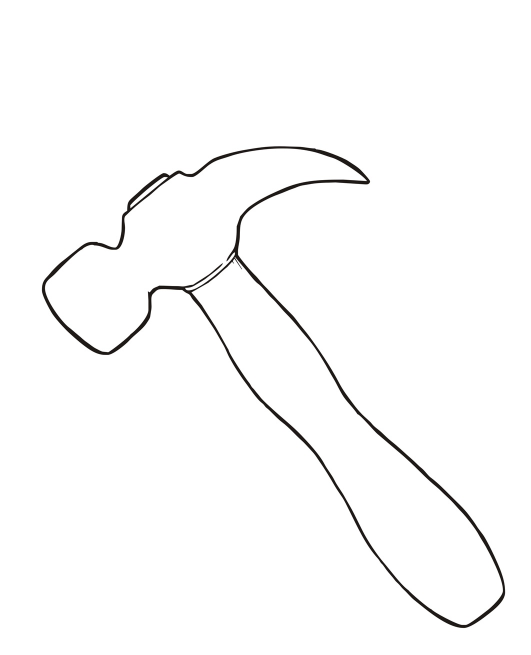
#> input picture assets/baker_2018_linedrawings/normal/hammer/hammer.jpg, 1061 x 1310 px (shown at 1/2 size)
$ python -i drawing_utils.py   (imports and definitions only)
#> lines starting #> are read from the running program, lines starting #| are printed output that depends on the picture; after the words box and inside, x2 and y2 are one past the last pixel; in counts of white or black regions, pixels touching at a corner belong together
import PIL
import cv2
import numpy as np
from PIL import Image, ImageDraw, ImageChops, ImageOps


class DrawStimuli:
    # [143 lines left out: functions __init__, create_canvas, circle, resize_up_down, not called in this run]


def get_mask_from_linedrawing(opencv_img, fill=True):
    """
    This function assumed the background of the linedrawing is white, and the stroke is black/grayscale.
    :param opencv_img:
    :return:
    """
#> called with fill = True
    mask = np.zeros_like(opencv_img)

    _, binary_linedrawing = cv2.threshold(opencv_img, 240, 255, cv2.THRESH_BINARY_INV)
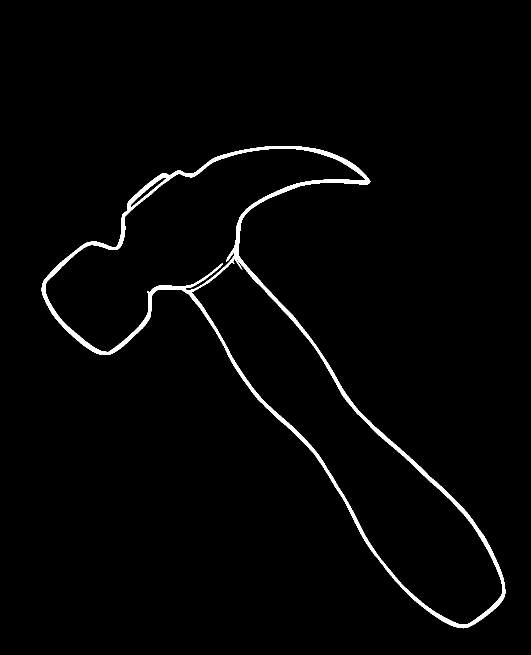
#> binary_linedrawing: shape (1310, 1061) (shown at 1/2 size); 1.9% white; 1 white region

    contours, _ = cv2.findContours(
        binary_linedrawing, cv2.RETR_EXTERNAL, cv2.CHAIN_APPROX_NONE
    )
#> contours = 1 contour; box (x1, y1, x2, y2) and area: (83, 292, 1011, 1257) 238263

    cv2.drawContours(mask, contours, -1, (255), thickness=cv2.FILLED if fill else 1)
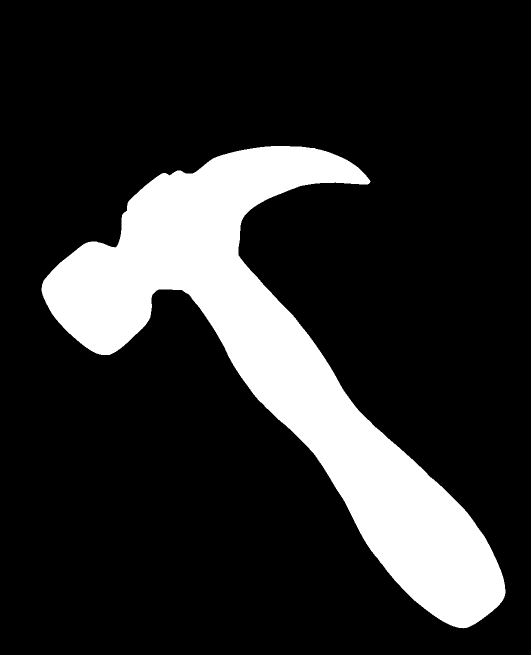
#> mask: shape (1310, 1061) (shown at 1/2 size); 17.2% white; 1 white region, box (x1, y1, x2, y2) and area: (83, 292, 1011, 1257) 239742

    [
        cv2.drawContours(mask, [c], -1, (255), thickness=cv2.FILLED if fill else 1)
        for c in contours
    ]

    mask = Image.fromarray(mask).convert("L")

    linedrawing_pil = Image.fromarray(binary_linedrawing)

    mask = Image.merge(
        "RGBA", (linedrawing_pil, linedrawing_pil, linedrawing_pil, mask)
    )
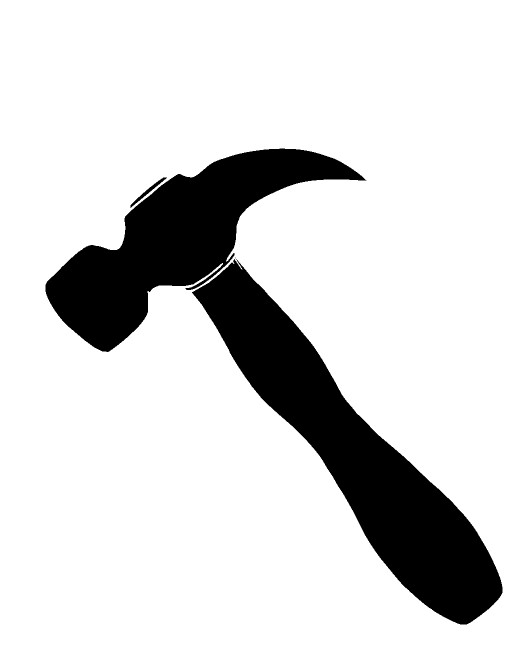
#> mask: PIL image 1061x1310 RGBA (shown at 1/2 size); mean R, G, B, A 4.9, 4.9, 4.9, 44; transparent parts drawn white
    return mask


# [61 lines left out: functions resize_image_keep_aspect_ratio, paste_linedrawing_onto_canvas, resize_and_paste, not called in this run]

>>> import cv2
>>> picture = cv2.imread('../../assets/baker_2018_linedrawings/normal/hammer/hammer.jpg', cv2.IMREAD_GRAYSCALE)
>>> result = get_mask_from_linedrawing(picture)
